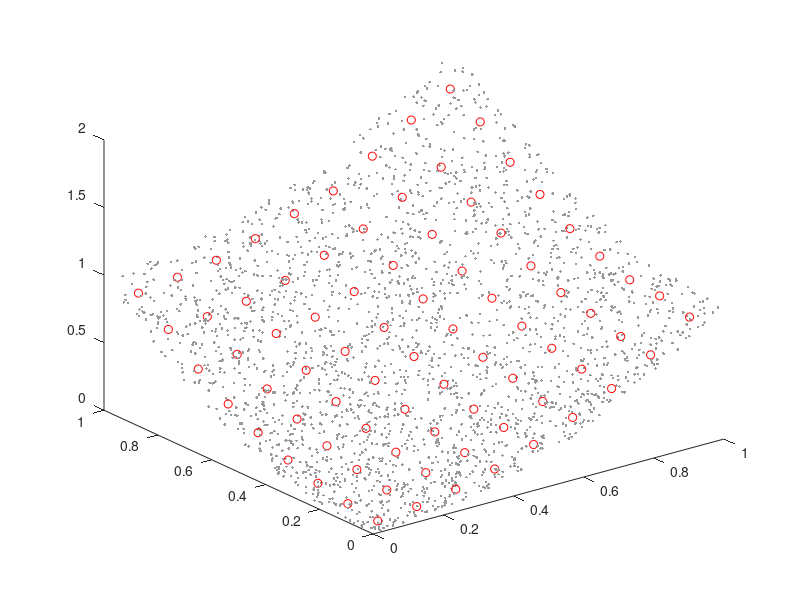

This chart was generated by the following MATLAB code:
function varargout = binXYZonXY( x_bin_edges, y_bin_edges, x, y, z, flag4std, to_plot )
%[average, stdev, centers, population, out_of_range] = binXYZonXY( x_bin_edges, y_bin_edges, x, y, z, flag4std, to_plot )
%returns avg, std, population for the matrix created by x_bins and y_bins.
%bins are defined by bin_edges (assumed sorted and equi-spaced)
%x, y, z are vectors having same number of elements
%centers aresquare bin centers produced using ndgrid
%out_of_range is indices of values out of range
% optional commands
% binXYZonXY( x_bin_edges, y_bin_edges, x, y, z, flag4std, to_plot )
% where flag4std==0 to use the default normalization by N-1, or 1 to use N.
% where to_plot = 1 for showing a quick 3D plot
% this is vectorized for speed
%example
%    x_bin_edges = 0.:.1:1;
%     y_bin_edges =  0.:.1:1;
%     x = rand(1000);
%     y = rand(1000);
%     z = x.^2+y.^2;
% [average, stdev, centers, population, out_of_range] = binXYZonXY( x_bin_edges, y_bin_edges, x, y, z, 0, 1 );
%sak 2013

%%
max_double_size = 100000000; %this value is used to split up the input data into chuncks
if ~exist( 'x_bin_edges', 'var' )
    disp( 'debugging' );
    x_bin_edges = linspace(0, 1, 10 );
    y_bin_edges = linspace(0, 1, 10 );
    x = rand(50);
    y = rand(size(x));
    z = x.^2+y.^2;
    flag4std = 1;
    to_plot = 1;
end
% tic
x_bin_edges = shiftdim(x_bin_edges);
x = shiftdim(x(:));
y_bin_edges = shiftdim(y_bin_edges);
y = shiftdim(y(:));
z = shiftdim(z(:));
z2 = z.^2;
out_of_range = x>x_bin_edges(end)|x<x_bin_edges(1)|y>y_bin_edges(end)|y<y_bin_edges(1) ;
x_bin_edges(end) = x_bin_edges(end)+eps;
y_bin_edges(end) = y_bin_edges(end)+eps;
x(out_of_range) = [];
y(out_of_range) = [];
z(out_of_range) = [];
%%
coeff.x = polyfit( x_bin_edges, [1:numel(x_bin_edges )]', 1 );
coeff.y = polyfit( y_bin_edges, [1:numel(y_bin_edges )]', 1 );
%%
[first, second, population] = deal( zeros(  numel( x_bin_edges )-1, numel( y_bin_edges )-1 ) );
chunck = min( [ceil( max_double_size/numel( first ) ), numel(z) ] );
ks = unique( [ 1:chunck:numel(x)+1, numel(x)+1] );
ind = false( numel( x_bin_edges )-1, numel( y_bin_edges )-1, chunck );
out = zeros( numel( x_bin_edges )-1, numel( y_bin_edges )-1, chunck );

for k=1:numel(ks)-1
    sub = [ks(k):ks(k+1)-1];
    i = floor( polyval( coeff.x, x(sub) ) );
    j = floor( polyval( coeff.y, y(sub) ) );
    %%
    ind(:) = false;
    out(:) = 0;
    if numel(sub) < chunck
        out = out(:,:,1:numel(sub));
        ind = ind(:,:,1:numel(sub));
    end
    ind(i+(j-1)*(numel(x_bin_edges)-1) + (numel(x_bin_edges)-1)*(numel(y_bin_edges)-1)*[0:numel(sub)-1]' ) = true;
    out(ind) = z(sub);
    first = first+sum( out, 3);
    out(ind) = z2(sub);
    second = second+sum( out, 3);
    population = population+sum( ind, 3);
end

average = first./population;
%
%%
if exist( 'flag4std', 'var' ) & flag4std
    stdev = sqrt( (second - 2*first.*average)./population + average.^2 );
else
    stdev = sqrt( (second - 2*first.*average)./population + average.^2 ).*sqrt(population./(population-1));
end
%%
% [i, j] = deal( 4, 2);
% sub = x > x_bin_edges(i ) &  x < x_bin_edges(i+1 ) & y > y_bin_edges(j ) &  y < y_bin_edges(j+1 );
% std( z(sub) )
% stdev
%%
[centers.x, centers.y] = ndgrid( ( x_bin_edges(1:end-1)+x_bin_edges(2:end) )/2, ( y_bin_edges(1:end-1)+y_bin_edges(2:end) )/2 );
varargout = {average, stdev, centers, population, out_of_range};
varargout = varargout(1:nargout);
%%
if ( exist( 'to_plot' ) & to_plot) | ( ~exist( 'to_plot' ) & nargout == 0 )
    cla;
    plot3( x, y, z, '.k', 'markeredgecolor', 0.6*[1 1 1] )
    hold on;
    tmp = any(ind, 3);
    plot3( centers.x(tmp), centers.y(tmp), average(tmp), 'or' );
end
%     toc